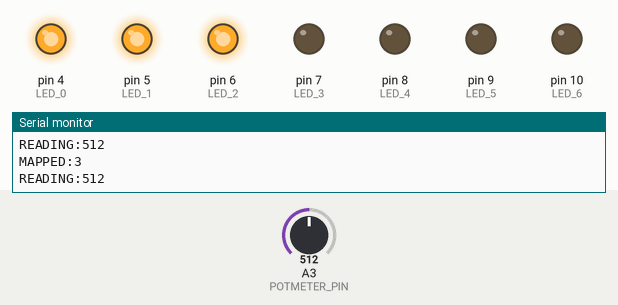
The sketch below on a simulated Arduino Uno, built with avr-gcc and run on an emulated ATmega328P. On the bench: output pins drawn as LEDs (lit = HIGH), the last lines printed to the serial monitor. The inputs (shaded band) are chosen by the test bench; at power-on: A3 (POTMETER_PIN) = 512.

Above: at 1.7 s.
1.8 s: A3 (POTMETER_PIN) set to 578
4.8 s: A3 (POTMETER_PIN) set to 596
At 5.6 s:
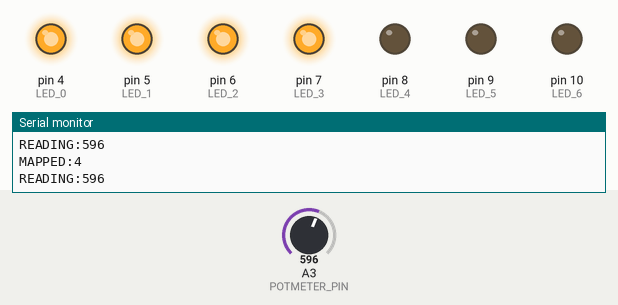
6.3 s: A3 (POTMETER_PIN) set to 713
7.8 s: A3 (POTMETER_PIN) set to 738
At 8.7 s:
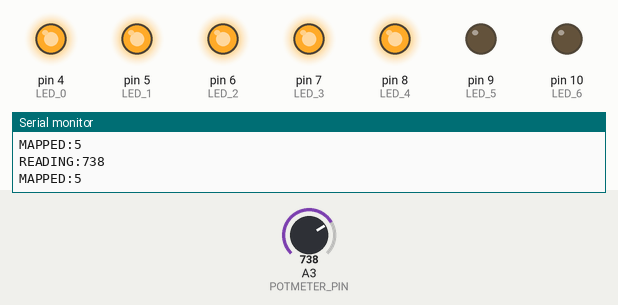
9.3 s: A3 (POTMETER_PIN) set to 864
12.3 s: A3 (POTMETER_PIN) set to 887
At 12.9 s:
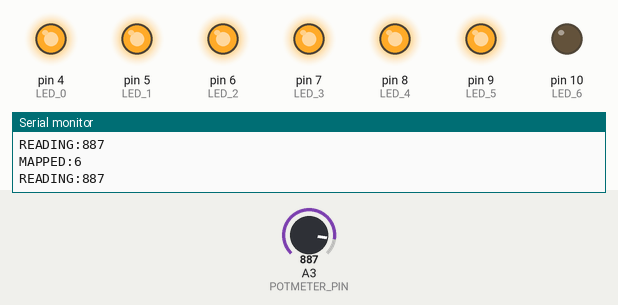
Timing chart, 0 to 14.8 s (numbered marks = the images above; inputs shaded):
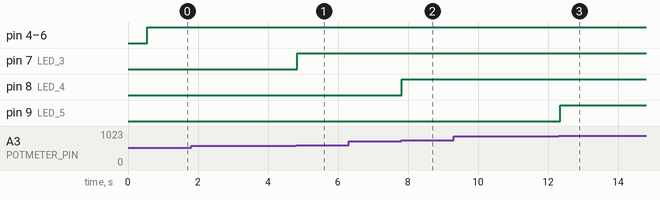

The sketch:

Opdracht4_potmeter.ino
```cpp
#define POTMETER_PIN A3

#define LED_0 4
#define LED_1 5
#define LED_2 6
#define LED_3 7
#define LED_4 8
#define LED_5 9
#define LED_6 10

// verbind AREF met 5v om een geeijkte uitlezing te verkrijgen


void setup() {
  // put your setup code here, to run once:

  Serial.begin(9600);
  delay(500);

  pinMode(POTMETER_PIN, INPUT);
  pinMode(LED_0, OUTPUT);
  pinMode(LED_1, OUTPUT);
  pinMode(LED_2, OUTPUT);
  pinMode(LED_3, OUTPUT);
  pinMode(LED_4, OUTPUT);
  pinMode(LED_5, OUTPUT);
  pinMode(LED_6, OUTPUT);
}

long get_percentage() {
  const int reading = analogRead(POTMETER_PIN);
  Serial.print(F("READING:"));
  Serial.println(reading);
  return map((long) reading, 0, 1023, 0, 7);
}

void set_leds(const uint8_t num) {
  digitalWrite(LED_0, LOW);
  digitalWrite(LED_1, LOW);
  digitalWrite(LED_2, LOW);
  digitalWrite(LED_3, LOW);
  digitalWrite(LED_4, LOW);
  digitalWrite(LED_5, LOW);
  digitalWrite(LED_6, LOW);

  // switchcase fall-through
  switch(num) {
    case 7:
      digitalWrite(LED_6, HIGH);
    case 6:
      digitalWrite(LED_5, HIGH);
    case 5:
      digitalWrite(LED_4, HIGH);
    case 4:
      digitalWrite(LED_3, HIGH);
    case 3:
      digitalWrite(LED_2, HIGH);
    case 2:
      digitalWrite(LED_1, HIGH);
    case 1:
      digitalWrite(LED_0, HIGH);
  }
}

void loop() {
  // put your main code here, to run repeatedly:
  long mapped = get_percentage();
  Serial.print(F("MAPPED:"));
  Serial.println(mapped);

  set_leds((uint8_t) mapped);
}
```

Measured:
- the behaviour switches between 584 and 585 on A3 (POTMETER_PIN) (found by bisection; images 0 and 1)
- the behaviour switches between 730 and 731 on A3 (POTMETER_PIN) (found by bisection; images 1 and 2)
- the behaviour switches between 876 and 877 on A3 (POTMETER_PIN) (found by bisection; images 2 and 3)
- after the input at 4.8 s, pin 7 (LED_3): LOW → HIGH at once
- after the input at 7.8 s, pin 8 (LED_4): LOW → HIGH at once
- after the input at 12.3 s, pin 9 (LED_5): LOW → HIGH after 0.05 s
